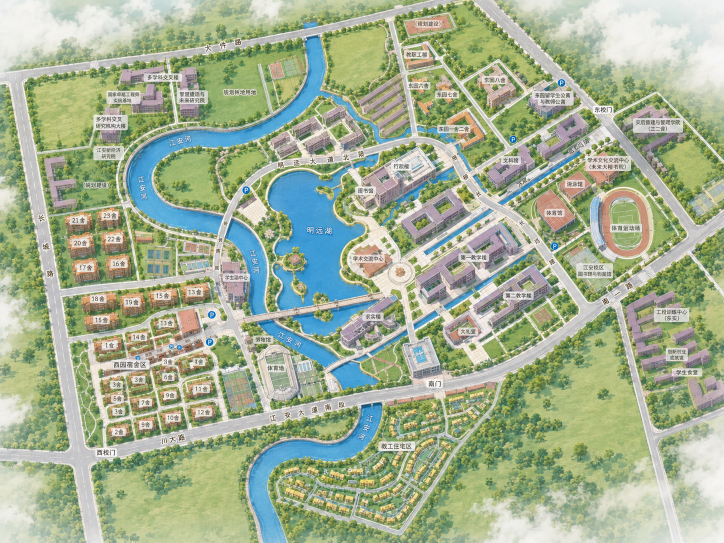
#> input picture Map-Shortest-Path-Visualization-System/data/curved/campus_map_new.png, 1448 x 1086 px (shown at 1/2 size)
$ python rebuild_map_data.py
#> lines starting #> are read from the running program, lines starting #| are printed output that depends on the picture
#!/usr/bin/env python3
"""Rebuild the Jiang'an routing graph for campus_map_new.png.

The road polylines below are the single source of truth for both routing and
rendering.  POI coordinates are display anchors only; routing starts at the
named road entrance in the final column of pois.csv.
"""

from __future__ import annotations

import csv
import json
import math
from pathlib import Path


HERE = Path(__file__).resolve().parent
MAP_WIDTH = 1448
MAP_HEIGHT = 1086
METERS_PER_PIXEL = 0.8


NODE_ROWS = [
    # West gate and the west dormitory road grid.
    ("J01", 195, 900, "西南门入口"), ("J02", 205, 850, "西园南路西口"),
    ("J03", 205, 790, "西园四路西口"), ("J04", 205, 730, "西园三路西口"),
    ("J05", 205, 675, "西园二路西口"), ("J06", 205, 620, "西园一路西口"),
    ("J07", 205, 575, "西园北路西口"), ("J08", 165, 550, "长城路中段"),
    ("J09", 160, 470, "长城路北段"), ("J10", 190, 420, "西北环路口"),
    ("J11", 245, 420, "西北环路中段"), ("J12", 315, 430, "西北环路东段"),
    ("J13", 390, 435, "安宁河西北口"), ("J14", 450, 440, "明远大道西口"),
    ("J32", 285, 850, "西园南路中口"), ("J33", 400, 825, "西园南路东口"),
    ("J34", 285, 790, "西园四路中口"), ("J35", 405, 770, "西园四路东口"),
    ("J36", 470, 765, "西园东南口"), ("J37", 285, 730, "西园三路中口"),
    ("J38", 405, 715, "西园三路东口"), ("J39", 470, 700, "西园东三口"),
    ("J40", 285, 675, "西园二路中口"), ("J41", 410, 675, "西园二路东口"),
    ("J42", 450, 680, "西园东二口"), ("J43", 285, 620, "西园一路中口"),
    ("J44", 410, 620, "西园一路东口"), ("J45", 450, 630, "长桥西端"),
    ("J46", 285, 575, "西园北路中口"), ("J47", 405, 575, "西园北路东口"),
    ("J48", 450, 580, "学生服务中心路口"),

    # Main avenue north of Mingyuan Lake and the east/south perimeter.
    ("J15", 473, 375, "明远大道西弯"), ("J16", 540, 335, "明远大道西段"),
    ("J17", 630, 320, "明远大道中西段"), ("J18", 735, 302, "明远大道中段"),
    ("J19", 842, 297, "行政楼路口"), ("J20", 910, 360, "中央主路北口"),
    ("J21", 980, 420, "中央主路中口"), ("J22", 1045, 480, "中央主路南口"),
    ("J23", 1105, 540, "体育区西南口"), ("J24", 1185, 580, "东南门路口"),
    ("J25", 1230, 655, "东实北路口"), ("J26", 1250, 735, "东实南路口"),
    ("J27", 450, 850, "江安大道南段西"), ("J28", 610, 815, "江安大道南段中西"),
    ("J29", 760, 775, "南门西路口"), ("J30", 900, 735, "南门东路口"),
    ("J31", 1035, 685, "江安大道南段东"),

    # Two central academic corridors and the two real bridges.
    ("J49", 610, 650, "长桥东端"), ("J50", 690, 635, "实践楼西口"),
    ("J51", 785, 600, "学术交流中心南口"), ("J52", 820, 535, "中央广场西口"),
    ("J53", 875, 500, "一教西北口"), ("J54", 970, 445, "文科区西口"),
    ("J55", 1060, 390, "体育馆西北口"), ("J56", 1140, 320, "游泳馆北口"),
    ("J57", 650, 710, "南桥西端"), ("J58", 780, 670, "南桥东端"),
    ("J59", 880, 630, "礼仪堂西口"), ("J60", 980, 585, "二教西口"),
    ("J61", 1085, 530, "博物馆西口"),

    # East dormitory and staff-housing street grid.
    ("J62", 785, 85, "东园北入口"), ("J63", 790, 150, "东园西纵路北"),
    ("J64", 820, 220, "东园西纵路中"), ("J65", 845, 280, "东园西纵路南"),
    ("J66", 900, 205, "东园中路口"), ("J67", 955, 185, "东园东路口"),
    ("J68", 1010, 260, "文科楼北口"), ("J69", 1100, 275, "学术文化中心路口"),
    ("J70", 1195, 230, "东校门"),

    # Northwest research area.
    ("J71", 75, 155, "西北门内口"), ("J72", 185, 150, "交叉学科西路口"),
    ("J73", 285, 155, "交叉学科中路口"), ("J74", 390, 170, "交叉学科东路口"),
    ("J75", 390, 260, "未来研究院南口"), ("J76", 250, 260, "交叉研究楼南口"),
    ("J77", 140, 290, "新能源研究院路口"),

    # Separate entrances for nearby POIs which share the same main-road junction.
    ("P01", 805, 520, "明远湖东入口"), ("P02", 895, 520, "综合楼入口"),
    ("P03", 805, 135, "教职工楼入口"), ("P04", 910, 220, "东园一二舍入口"),
    ("P05", 925, 210, "东园食堂入口"), ("P06", 1165, 245, "留学生公寓入口"),
    ("P07", 1240, 245, "灾后重建学院入口"), ("P08", 1280, 720, "东实食堂入口"),
    ("P09", 270, 175, "重点实验基地入口"),
]


EDGES: list[tuple[str, str, str, list[tuple[float, float]] | None, str, str]] = []


def edge(a, b, name, points=None, kind="road", width="normal"):
    EDGES.append((a, b, name, points, kind, width))


# West boundary and dormitory grid.
for a, b in [("J01", "J02"), ("J02", "J03"), ("J03", "J04"),
             ("J04", "J05"), ("J05", "J06"), ("J06", "J07")]:
    edge(a, b, "西园西侧路", width="wide")
edge("J07", "J08", "西园西侧路", [(205, 575), (180, 563), (165, 550)], width="wide")
edge("J08", "J09", "长城路", [(165, 550), (158, 510), (160, 470)], width="wide")
edge("J09", "J10", "西北环路", [(160, 470), (170, 442), (190, 420)], width="wide")
for a, b in [("J10", "J11"), ("J11", "J12"), ("J12", "J13"), ("J13", "J14")]:
    edge(a, b, "西北环路", width="wide")

for row in [
    ("J02", "J32", "J33", "J27"), ("J03", "J34", "J35", "J36"),
    ("J04", "J37", "J38", "J39"), ("J05", "J40", "J41", "J42"),
    ("J06", "J43", "J44", "J45"), ("J07", "J46", "J47", "J48"),
]:
    for a, b in zip(row, row[1:]):
        edge(a, b, "西园宿舍横向路")
for column in [
    ("J32", "J34", "J37", "J40", "J43", "J46"),
    ("J33", "J35", "J38", "J41", "J44", "J47"),
    ("J27", "J36", "J39", "J42", "J45", "J48"),
]:
    for a, b in zip(column, column[1:]):
        edge(a, b, "西园宿舍纵向路")

# South perimeter road.
edge("J02", "J27", "江安大道南段", [(205, 850), (320, 845), (450, 850)], width="wide")
edge("J27", "J28", "江安大道南段", [(450, 850), (525, 832), (610, 815)], width="wide")
edge("J28", "J29", "江安大道南段", [(610, 815), (690, 795), (760, 775)], width="wide")
edge("J29", "J30", "江安大道南段", [(760, 775), (830, 755), (900, 735)], width="wide")
edge("J30", "J31", "江安大道南段", [(900, 735), (970, 710), (1035, 685)], width="wide")
edge("J31", "J24", "江安大道东段", [(1035, 685), (1110, 635), (1185, 580)], width="wide")
edge("J24", "J25", "东实连接路", [(1185, 580), (1215, 610), (1230, 655)], width="wide")
edge("J25", "J26", "东实连接路", [(1230, 655), (1240, 695), (1250, 735)], width="wide")

# Mingyuan Avenue and the central diagonal main road.
edge("J14", "J15", "明远大道", [(450, 440), (455, 410), (473, 375)], width="wide")
edge("J15", "J16", "明远大道", [(473, 375), (500, 350), (540, 335)], width="wide")
edge("J16", "J17", "明远大道", [(540, 335), (585, 325), (630, 320)], width="wide")
edge("J17", "J18", "明远大道", [(630, 320), (680, 310), (735, 302)], width="wide")
edge("J18", "J19", "明远大道", [(735, 302), (790, 295), (842, 297)], width="wide")
edge("J19", "J20", "中央教学区主路", [(842, 297), (870, 325), (910, 360)], width="wide")
edge("J20", "J21", "中央教学区主路", [(910, 360), (945, 390), (980, 420)], width="wide")
edge("J21", "J22", "中央教学区主路", [(980, 420), (1010, 450), (1045, 480)], width="wide")
edge("J22", "J23", "中央教学区主路", [(1045, 480), (1075, 510), (1105, 540)], width="wide")
edge("J23", "J24", "中央教学区主路", [(1105, 540), (1145, 560), (1185, 580)], width="wide")

# Central corridors.  Only the two marked bridge segments may cross water.
edge("J45", "J49", "明远湖长桥", [(450, 630), (525, 638), (610, 650)], kind="bridge", width="wide")
edge("J49", "J50", "实践楼北路", [(610, 650), (650, 645), (690, 635)])
edge("J50", "J51", "实践楼北路", [(690, 635), (735, 620), (785, 600)])
edge("J51", "J52", "中央广场西路", [(785, 600), (802, 565), (820, 535)])
edge("J52", "J53", "教学区中路", [(820, 535), (845, 515), (875, 500)])
edge("J53", "J54", "教学区中路", [(875, 500), (920, 475), (970, 445)])
edge("J54", "J55", "教学区中路", [(970, 445), (1015, 415), (1060, 390)])
edge("J55", "J56", "体育馆北路", [(1060, 390), (1100, 355), (1140, 320)])
edge("J28", "J57", "南桥西接入", [(610, 815), (615, 775), (630, 735), (650, 710)])
edge("J57", "J58", "南桥", [(650, 710), (705, 695), (780, 670)], kind="bridge", width="wide")
edge("J58", "J59", "教学区南路", [(780, 670), (830, 650), (880, 630)])
edge("J59", "J60", "教学区南路", [(880, 630), (930, 607), (980, 585)])
edge("J60", "J61", "教学区南路", [(980, 585), (1030, 555), (1085, 530)])
edge("J61", "J23", "体育区南接入", [(1085, 530), (1095, 535), (1105, 540)])
edge("J51", "J58", "中央广场纵路", [(785, 600), (790, 635), (780, 670)])
edge("J55", "J61", "体育区西路", [(1060, 390), (1070, 455), (1085, 530)])
edge("J58", "J29", "南门西接入", [(780, 670), (770, 720), (760, 775)])
edge("J59", "J30", "南门中央接入", [(880, 630), (890, 680), (900, 735)])
edge("J60", "J31", "南门东接入", [(980, 585), (1005, 635), (1035, 685)])
edge("J21", "J54", "文科区接入路")
# Direct eastbound branch at the central-road junction.  Without this edge,
# routes to the gym are forced south to J54 and draw a false V-shaped detour.
edge("J21", "J55", "体育馆北接入路",
     [(980, 420), (1018, 405), (1060, 390)])
edge("J22", "J61", "体育区接入路")

# East dormitory grid and east gate.
edge("J62", "J63", "东园西纵路", [(785, 85), (780, 115), (790, 150)])
edge("J63", "J64", "东园西纵路", [(790, 150), (800, 185), (820, 220)])
edge("J64", "J65", "东园西纵路", [(820, 220), (833, 250), (845, 280)])
edge("J65", "J19", "东园南接入", [(845, 280), (842, 297)])
edge("J63", "J66", "东园北路", [(790, 150), (845, 175), (900, 205)])
edge("J66", "J67", "东园北路", [(900, 205), (930, 195), (955, 185)])
edge("J67", "J68", "东园东纵路", [(955, 185), (980, 220), (1010, 260)])
edge("J68", "J69", "东园南路", [(1010, 260), (1055, 268), (1100, 275)])
edge("J69", "J70", "东校门路", [(1100, 275), (1145, 250), (1195, 230)], width="wide")
edge("J65", "J68", "东园中路", [(845, 280), (925, 270), (1010, 260)])
edge("J68", "J20", "文科楼西接入", [(1010, 260), (965, 305), (910, 360)])
edge("J69", "J56", "体育区北接入", [(1100, 275), (1120, 297), (1140, 320)])
edge("J70", "J24", "东侧外环路", [(1195, 230), (1280, 285), (1360, 350),
                                      (1400, 430), (1360, 500), (1280, 545),
                                      (1185, 580)], width="wide")

# Northwest research area, connected to the west and lake roads.
edge("J74", "J75", "未来研究院东路", [(390, 170), (392, 215), (390, 260)])
edge("J75", "J14", "安宁河北岸路", [(390, 260), (420, 300), (445, 350), (450, 440)])
edge("J72", "J76", "交叉学科西路", [(185, 150), (210, 205), (250, 260)])
edge("J73", "J76", "交叉学科中路", [(285, 155), (290, 205), (250, 260)])
edge("J76", "J75", "交叉学科南路", [(250, 260), (320, 265), (390, 260)])
edge("J76", "J77", "新能源研究路", [(250, 260), (190, 275), (140, 290)])
edge("J71", "J77", "西北区外环路", [(75, 155), (70, 220), (90, 280), (140, 290)], width="wide")
edge("J77", "J09", "西北区南接入", [(140, 290), (145, 380), (160, 470)])

# Short, road-aligned POI entrance branches.  These prevent two distinct
# destinations from collapsing to the same routing node.
edge("J52", "P01", "明远湖东入口路")
edge("J53", "P02", "综合楼入口路")
edge("J63", "P03", "教职工楼入口路")
edge("J66", "P04", "东园一二舍入口路")
edge("J66", "P05", "东园食堂入口路")
edge("J70", "P06", "留学生公寓入口路")
edge("J70", "P07", "灾后重建学院入口路")
edge("J26", "P08", "东实食堂入口路")
edge("J73", "P09", "重点实验基地入口路")


POIS = [
    ("明远湖", 625, 450, "lake", "P01"),
    ("行政楼", 800, 335, "service", "J19"),
    ("图书馆", 735, 385, "teaching", "J18"),
    ("学术交流中心", 735, 535, "service", "J52"),
    ("第一教学楼", 935, 515, "teaching", "J53"),
    ("第二教学楼", 1015, 585, "teaching", "J60"),
    ("实践楼", 735, 635, "teaching", "J50"),
    ("礼仪堂", 925, 660, "service", "J59"),
    ("南门", 870, 760, "gate", "J30"),
    ("体育馆", 1100, 425, "sports", "J55"),
    ("体育运动场", 1230, 450, "sports", "J23"),
    ("游泳馆", 1145, 365, "sports", "J56"),
    ("江安校区图书馆与博物馆", 1165, 525, "teaching", "J24"),
    ("文科楼", 1020, 315, "teaching", "J68"),
    ("学术文化交流中心", 1180, 320, "service", "J69"),
    ("东园一舍与二舍", 915, 255, "dormitory", "P04"),
    ("东园六舍", 830, 165, "dormitory", "J63"),
    ("东园七舍", 900, 185, "dormitory", "J66"),
    ("东园八舍", 980, 165, "dormitory", "J67"),
    ("东园留学生公寓与教师公寓", 1100, 190, "dormitory", "P06"),
    ("教职工楼", 835, 105, "dormitory", "P03"),
    ("灾后重建与管理学院", 1300, 245, "teaching", "P07"),
    ("建筑与环境学院楼", 1320, 245, "teaching", "J70"),
    ("工程训练中心", 1320, 620, "teaching", "J25"),
    ("创新创业产业园", 1340, 700, "service", "J26"),
    ("东实学生食堂", 1370, 745, "canteen", "P08"),
    ("西园宿舍区", 250, 730, "dormitory", "J37"),
    ("西园食堂", 380, 660, "canteen", "J41"),
    ("学生服务中心", 470, 550, "service", "J48"),
    ("西南门", 200, 905, "gate", "J01"),
    ("西区体育场", 550, 740, "sports", "J57"),
    ("多学科交叉楼", 320, 150, "teaching", "J73"),
    ("国家重点工程研究实验基地", 260, 190, "teaching", "P09"),
    ("计算理论与未来研究院", 375, 195, "teaching", "J74"),
    ("多学科交叉研究机构大楼", 225, 235, "teaching", "J76"),
    ("江安新能源研究院", 220, 300, "teaching", "J77"),
    ("东园食堂", 935, 225, "canteen", "P05"),
    ("综合楼与一基楼", 950, 535, "teaching", "P02"),
]


def distance(points):
    return sum(math.hypot(b[0] - a[0], b[1] - a[1]) for a, b in zip(points, points[1:]))


def write_csv(path, fieldnames, rows):
    with path.open("w", encoding="utf-8", newline="") as stream:
        writer = csv.DictWriter(stream, fieldnames=fieldnames)
        writer.writeheader()
        writer.writerows(rows)


def main():
    node_by_id = {node_id: (x, y) for node_id, x, y, _ in NODE_ROWS}
    node_rows = [
        {"id": node_id, "x": x, "y": y, "nx": round(x / MAP_WIDTH, 6),
         "ny": round(y / MAP_HEIGHT, 6), "name": name, "kind": "intersection"}
        for node_id, x, y, name in NODE_ROWS
    ]
    edge_rows = []
    geometry_rows = []
    json_edges = []
    for index, (source, target, road, points, kind, width) in enumerate(EDGES, 1):
        edge_id = f"E{index:03d}"
        if points is None:
            points = [node_by_id[source], node_by_id[target]]
        points = list(points)
        if tuple(points[0]) != node_by_id[source] or tuple(points[-1]) != node_by_id[target]:
            raise ValueError(f"{edge_id} geometry endpoints do not match {source}->{target}")
        pixel_length = distance(points)
        direct_length = math.dist(node_by_id[source], node_by_id[target])
        metric_length = pixel_length * METERS_PER_PIXEL
        edge_rows.append({
            "id": edge_id, "source": source, "target": target, "road": road,
            "kind": kind, "oneway": "False", "width": width,
            "distance_px": round(direct_length, 6),
            "distance_m_est": round(direct_length * METERS_PER_PIXEL, 6),
            "distance_px_curved": round(pixel_length, 6),
            "distance_m_est_curved": round(metric_length, 6),
            "geometry_point_count": len(points), "walkable": 1,
        })
        for order, (x, y) in enumerate(points):
            geometry_rows.append({"edge_id": edge_id, "source": source,
                                  "target": target, "road": road,
                                  "point_order": order, "x": x, "y": y})
        json_edges.append({"id": edge_id, "source": source, "target": target,
                           "road": road, "kind": kind, "oneway": False,
                           "width": width, "walkable": True,
                           "distance_m_est_curved": round(metric_length, 6),
                           "geometry": points})

    poi_rows = [
        {"id": f"POI{index:02d}", "name": name, "x": x, "y": y,
         "category": category, "nearest_node": entrance}
        for index, (name, x, y, category, entrance) in enumerate(POIS, 1)
    ]
    write_csv(HERE / "nodes.csv", ["id", "x", "y", "nx", "ny", "name", "kind"], node_rows)
    write_csv(HERE / "edges_curved.csv",
              ["id", "source", "target", "road", "kind", "oneway", "width",
               "distance_px", "distance_m_est", "distance_px_curved",
               "distance_m_est_curved", "geometry_point_count", "walkable"], edge_rows)
    write_csv(HERE / "edge_geometry_points.csv",
              ["edge_id", "source", "target", "road", "point_order", "x", "y"],
              geometry_rows)
    write_csv(HERE / "pois.csv",
              ["id", "name", "x", "y", "category", "nearest_node"], poi_rows)

    document = {
        "metadata": {"source_image": "campus_map_new.png", "image_width": MAP_WIDTH,
                     "image_height": MAP_HEIGHT, "meters_per_pixel": METERS_PER_PIXEL,
                     "routing_geometry_is_render_geometry": True},
        "nodes": node_rows, "edges": json_edges, "pois": poi_rows,
    }
    (HERE / "campus_graph_curved.json").write_text(
        json.dumps(document, ensure_ascii=False, indent=2), encoding="utf-8")

    try:
        from PIL import Image, ImageDraw
        image = Image.open(HERE / "campus_map_new.png").convert("RGB")
#> image is the input picture: PIL image 1448x1086 RGB; mean R, G, B 162.5, 175.8, 147.4
        draw = ImageDraw.Draw(image, "RGBA")
        for edge_row, (_, _, _, points, _, width) in zip(edge_rows, EDGES):
            if points is None:
                points = [node_by_id[edge_row["source"]], node_by_id[edge_row["target"]]]
            draw.line(points, fill=(239, 78, 35, 210), width=5 if width == "wide" else 3,
                      joint="curve")
        for x, y in node_by_id.values():
            draw.ellipse((x - 3, y - 3, x + 3, y + 3), fill=(20, 72, 170, 240))
        image.save(HERE / "curved_graph_overlay_preview.png")
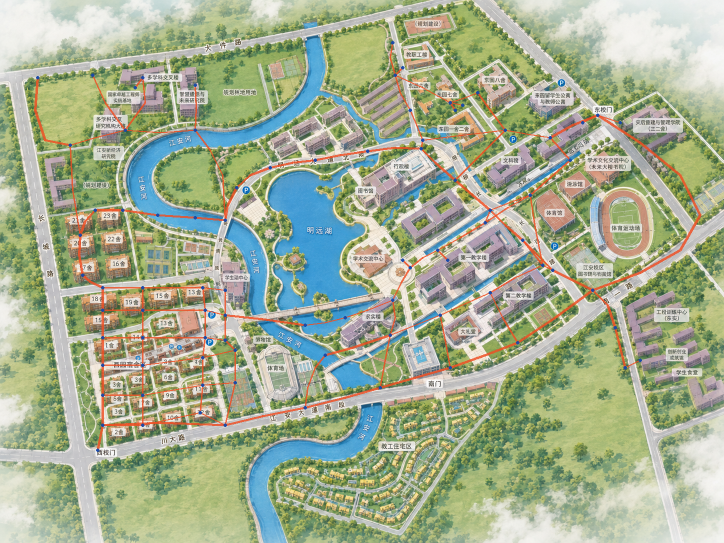
#> saved as curved_graph_overlay_preview.png: PIL image 1448x1086 RGB (shown at 1/2 size); mean R, G, B 163.6, 174, 145.6
    except ImportError:
        print("Pillow not installed; skipped overlay preview")

    print(f"wrote {len(node_rows)} road nodes, {len(edge_rows)} roads, "
          f"{len(geometry_rows)} geometry points and {len(poi_rows)} POIs")


if __name__ == "__main__":
    main()
